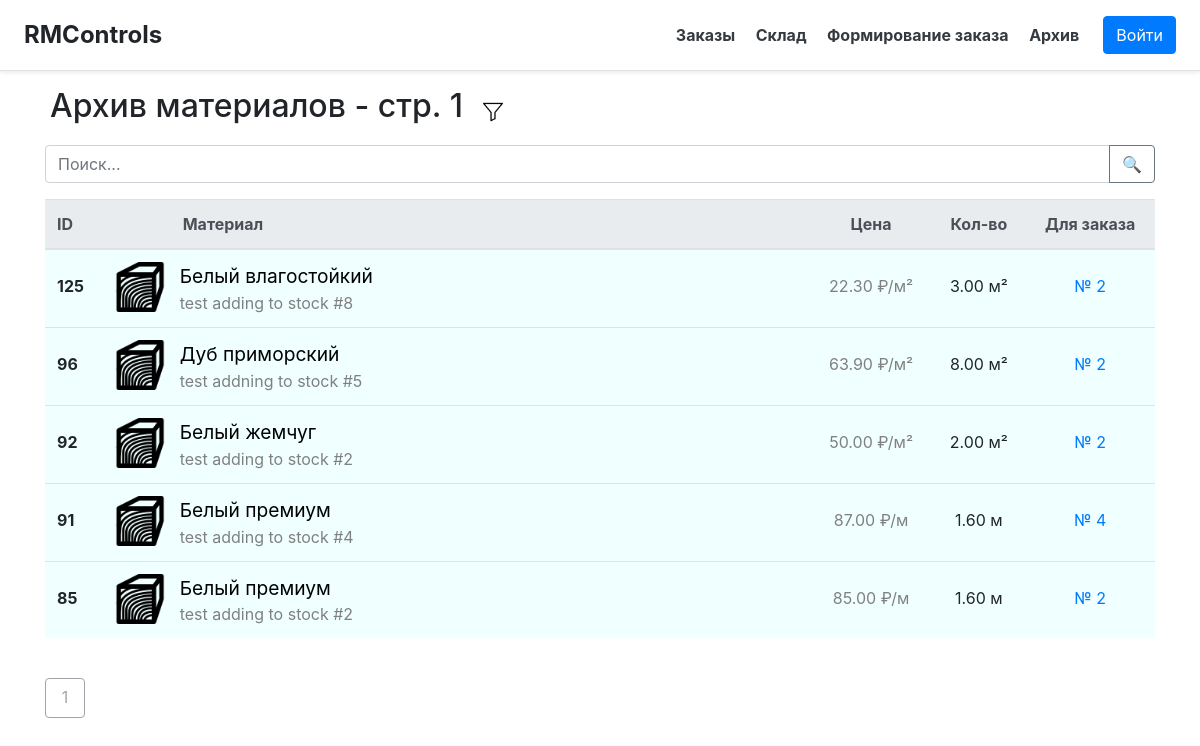
Page /archive on the earlier database version.
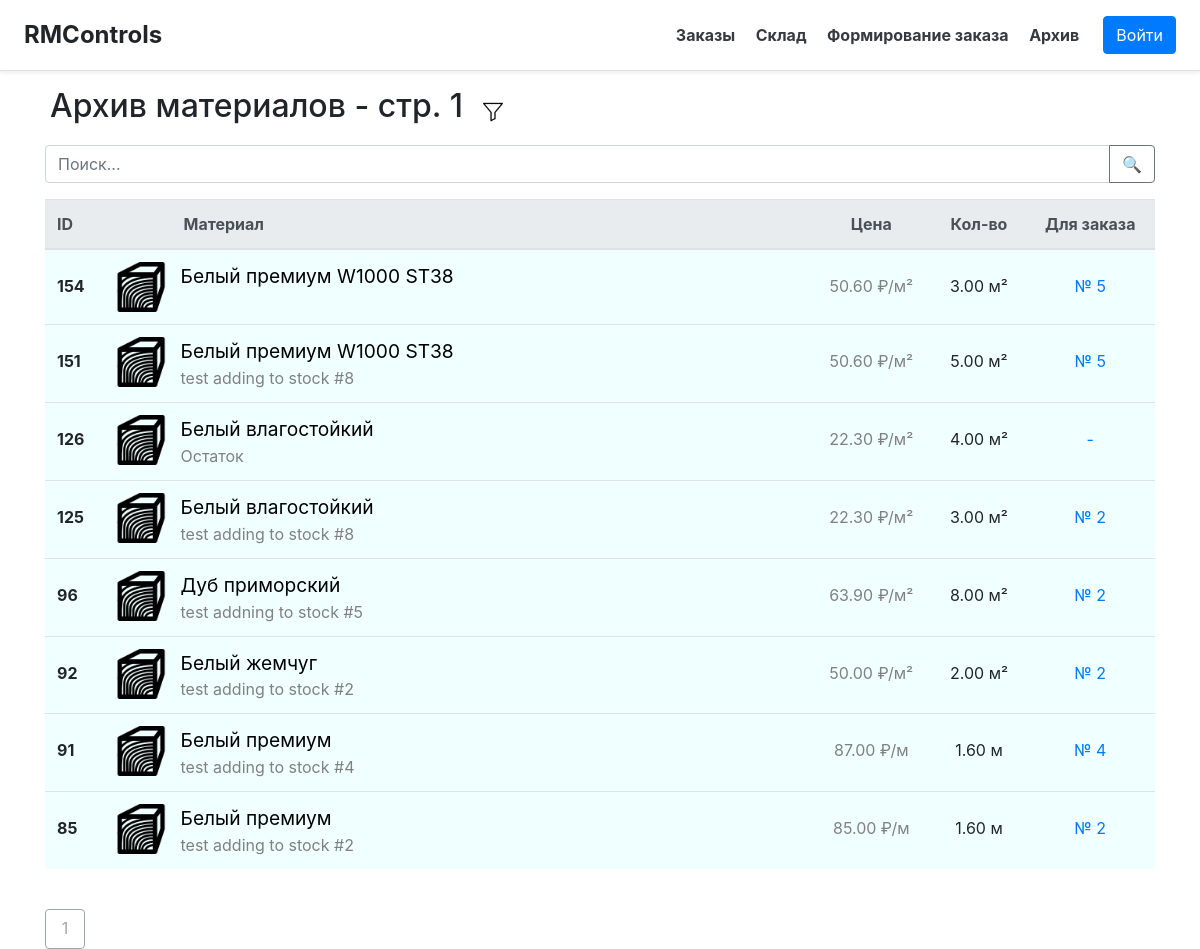
Same page on the later database version.
### main/models.py (models this page shows, shortened)
class Material(models.Model):
    material = models.ForeignKey('AbsMaterial', models.PROTECT, verbose_name="Материал")
    count = models.FloatField("Кол-во")
    for_order = models.ForeignKey('Order', on_delete=models.SET_NULL, null=True, blank=True, verbose_name="Для заказа")
    status = models.IntegerField("Статус",
                                 choices=[(-1, "Не заказано"), (0, "Ожидается"), (1, "На складе"),
                                          (2, "В производстве"), (3, "Реализовано")], default=0)
    details = models.CharField("Детали", blank=True, null=True, max_length=100)
    price = models.FloatField("Цена", blank=True, null=True)
    class Meta:
        verbose_name = "Материал"
        verbose_name_plural = "Склад"
        db_table = "stock"

class AbsMaterial(models.Model):
    title = models.CharField("Наименование", max_length=20)
    units = models.CharField("Единицы измерения", choices=map(lambda x: (x, x, ), UNITS), max_length=10, default="шт")
    parent = models.ForeignKey(Folder, models.CASCADE, null=True, verbose_name="Папка")
    picture_url = models.TextField("URL изображения", null=True, blank=True)
    class Meta:
        verbose_name = "Материал"
        verbose_name_plural = "Материалы"
        db_table = "abs-materials"

### main/views.py (the view)
# urls.py: path('archive', views.archive),
def archive(request, page=1, for_order=None):
    if for_order:
        for_order = int(for_order) if for_order != '-' else None
        mats = Material.objects.filter(status=3, for_order_id=for_order)
    else:
        mats = Material.objects.filter(status=3)
    mats = mats[::-1]
    return render(request, 'main/archive.html', context={
        'materials': mats[ON_PAGE * (page - 1):ON_PAGE * page], 'title': 'Архив материалов', 'page': page,
        'is_last': len(mats) <= ON_PAGE * page, 'orders': Order.objects.filter(status=2), 'for_order': for_order})

### templates/main/archive.html (shortened to what this page needs)
{% extends 'main/base.html' %}
{% load static %}
{% block content %}
    <div class="container">
        <div class="row">
            <h2 style="margin-bottom: 20px; margin-right: 20px; margin-left: 20px">Архив материалов - стр. {{ page }}</h2>
            <img src="{% static 'img/filter.png' %}" width="20" height="20" alt="Filter"
                 style="margin-top: 15px; margin-right: 15px; cursor: pointer"
                 onclick="let q = document.getElementById('filters'); q.hidden = !q.hidden;">
        </div>
        <div class="input-group mb-3">
            <input type="text" class="form-control" placeholder="Поиск..." aria-label="Поиск..." id="search">
            <div class="input-group-append">
                <button class="btn btn-outline-secondary" type="button" onclick="search()">&#128269</button>
            </div>
        </div>
        <table class="table table-hover" style="background-color: azure">
            <thead class="thead-light">
            <tr>
                <th scope="col">ID</th>
                <th scope="col" style="padding-left: 80px">Материал</th>
                <th scope="col" style="text-align: center">Цена</th>
                <th scope="col" style="text-align: center">Кол-во</th>
                <th scope="col" style="text-align: center">Для заказа</th>
            </tr>
            </thead>
            <tbody>
            {% for elem in materials %}
                <tr id="tr{{ elem.id }}"
                    aria-expanded="true" aria-controls="collapse{{ elem.id }}">
                    <th scope="row" style="line-height: 3em;">{{ elem.id }}</th>
                    <td>
                        <div style="color: gray; white-space: nowrap; width: 600px; overflow: hidden; text-overflow: ellipsis;">
                            <img style="float: left; margin-right: 15px"
                                 src="{% if elem.material.picture_url %} {{ elem.material.picture_url }} {% else %} {% static 'img/material.png' %} {% endif %}"
                                 width="50" height="50"/>
                            <a title="{{ elem.material.title }}"
                               style="color: black; width: 300px"><big>{{ elem.material.title }}</big></a> <br>
                            <a title="{{ elem.details }}">{% if elem.details %}{{ elem.details }}{% endif %}</a>
                        </div>
                    </td>
                    <td style="line-height: 3em; color: gray; text-align: center">{{ elem.price|floatformat:2 }} ₽/{{ elem.material.units }}</td>
                    <td style="line-height: 3em; text-align: center">{{ elem.count|floatformat:2 }} {{ elem.material.units }}</td>
                    <td style="text-align: center">
                        {% if elem.for_order_id %}<a class="for_order" id="fo{{ elem.id }}" href="/order/{{ elem.for_order_id }}" style="line-height: 3em;">№
                            {{ elem.for_order_id }}{% else %}<a class="for_order" id="fo{{ elem.id }}" style="line-height: 3em;"> - {% endif %}</a>
                    </td>
                </tr>
            {% endfor %}
            </tbody>
        </table>
        <br>
        <div class="container row">
            <a class="btn btn-outline-secondary my-btn disabled" onclick="to_page({{ page }})">{{ page }}</a>
        </div>
    </div>
{% endblock %}

Differences in the rows shown:
now on this page (row edited): Material: id "154", material "Белый премиум W1000 ST38", price "50.60", material.units "м²", count "3.00", for_order_id "5"
now on this page (row edited): Material: id "151", material "Белый премиум W1000 ST38", details "test adding to stock #8", price "50.60", material.units "м²", count "5.00", for_order_id "5"
now on this page (row edited): Material: id "126", material "Белый влагостойкий", details "Остаток", price "22.30", material.units "м²", count "4.00"
